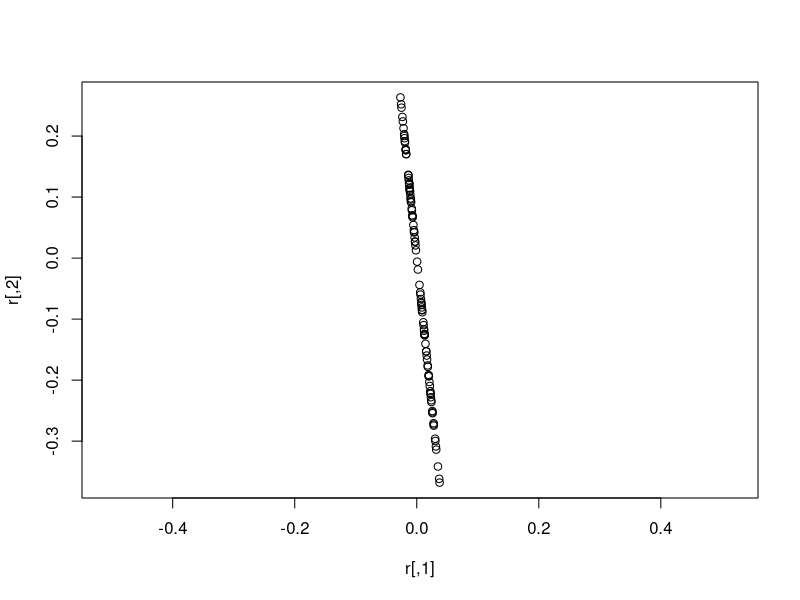

The R script that drew this image:
## ---- chunk 1
library(purrr)
set.seed(10)
## ---- chunk 2
Sigma <- crossprod(matrix(rnorm(2),1,2)) 
es <- eigen(Sigma)
L <- es$vectors %*% diag(sqrt(abs(es$values)))
r <- t(L %*% matrix(rnorm(100*2), 2, 100))
plot(r, asp=1)
## ---- chunk 3
# Create singular covariance matrix
(Sigma <- crossprod(matrix(rnorm(3),1,3)))

# This should cause an error - use safely (from purrr) so that site still renders
safely(chol)(Sigma)
## ---- chunk 4
safely(solve)(Sigma)
## ---- chunk 5
(es <- eigen(Sigma))
## ---- chunk 6

#' Truncated Eigen Square Root (or inverse square root) 
#'
#' Designed for Covaraice or Precision matricies - throws error if 
#' there is any large negative Eigenvalues. 
#'
#' @param Sigma p x p matrix to compute truncated matrix square root
#' @param inv (boolean) whether to compute inverse of square root
#' @return p x k matrix (where k is rank of Sigma) 
trunc_eigen_sqrt <- function(Sigma, inv){
  es <- eigen(Sigma)
  
  # Small negative eigenvalues can occur just due to numerical error and should
  # be set back to zero. 
  es$values[(es$values < 1e-12) & (es$values > -1e-12)] <- 0
  
  # If any eigen values are large negative throw error (something wrong)
  if (any(es$values < -1e-12)) stop("Non-trivial negative eigenvalues present")
  
  # calculate square root and reveal rank (k)
  k <- sum(es$values > 0)
  if (!inv){
    L <- es$vectors %*% diag(sqrt(es$values))  
  } else if (inv) {
     L <- es$vectors %*% diag(1/sqrt(es$values))  
  }
  return(L[,1:k, drop=F])
}

#' Covariance parameterization (Eigen decomposition)
#' @param n number of samples to draw
#' @param mu p-vector mean
#' @param Sigma covariance matrix (p x p)
#' @return matrix of dimension p x n of samples
rMVNormC_eigen <- function(n, mu, Sigma){
  p <- length(mu)
  L <- trunc_eigen_sqrt(Sigma, inv=FALSE)
  k <- ncol(L)
  Z <- matrix(rnorm(k*n), k, n)
  X <- L%*%Z
  X <- sweep(X, 1, mu, FUN=`+`)
}

#' Precision parameterization (Eigen decomposition)
#' @param n number of samples to draw
#' @param mu p-vector mean
#' @param Sigma precision matrix (p x p)
#' @return matrix of dimension p x n of samples
rMVNormP_eigen <- function(n, mu, Sigma){
  p <- length(mu)
  L <- trunc_eigen_sqrt(Sigma, inv=TRUE) # only difference vs. cov parameterization
  k <- ncol(L)
  Z <- matrix(rnorm(k*n), k, n)
  X <- L%*%Z
  X <- sweep(X, 1, mu, FUN=`+`)
}
## ---- chunk 7
n <- 10000
mu <- 1:3
Omega <- MASS::ginv(Sigma) # use pseudoinverse 
x1 <- rMVNormC_eigen(n, mu, Sigma)
x2 <- rMVNormP_eigen(n, mu, Omega)

# Create function that tests for equality with high tolerance due to 
# random number generation
weak_equal <- function(x, y) all.equal(x, y, tolerance=.05)

# check row means match up with mu and agree with eachother
weak_equal(rowMeans(x1), mu) & weak_equal(rowMeans(x2), mu)

# check empirical covariances agree
weak_equal(var(t(x1)), var(t(x2)))
